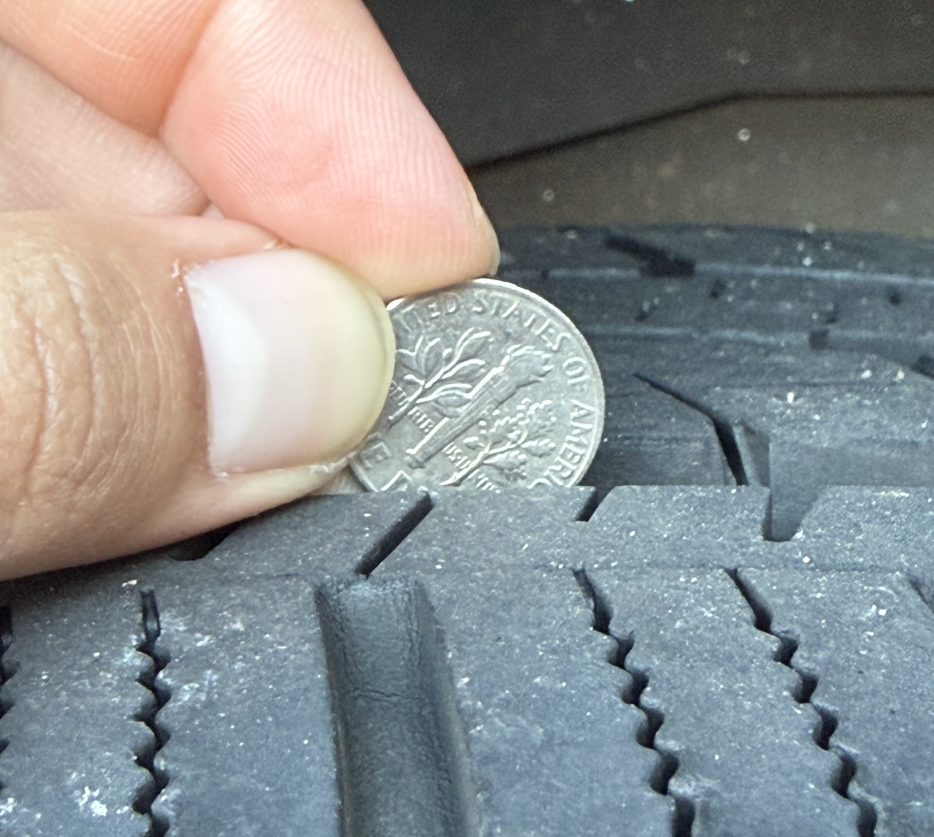
#> input picture Circle_Recognition/dime.jpeg, 2801 x 2510 px (shown at 1/3 size)
$ python circle1.py
#> lines starting #> are read from the running program, lines starting #| are printed output that depends on the picture
import matplotlib.pyplot as plt
import cv2 as cv
import numpy as np
import os

def houghCircleTransform():
    root = os.getcwd()
    #imgPath = os.path.join(root, 'keyring.jpeg')
    #imgPath = os.path.join(root, 'quarter.jpeg')
    imgPath = os.path.join(root, 'dime.jpeg')

    img = cv.imread(imgPath)
#> img is the input picture: shape (2510, 2801, 3); mean B, G, R 143.3, 143.5, 141.4
    imgRGB = cv.cvtColor(img, cv.COLOR_BGR2RGB)
    imgGray = cv.cvtColor(img, cv.COLOR_BGR2GRAY)
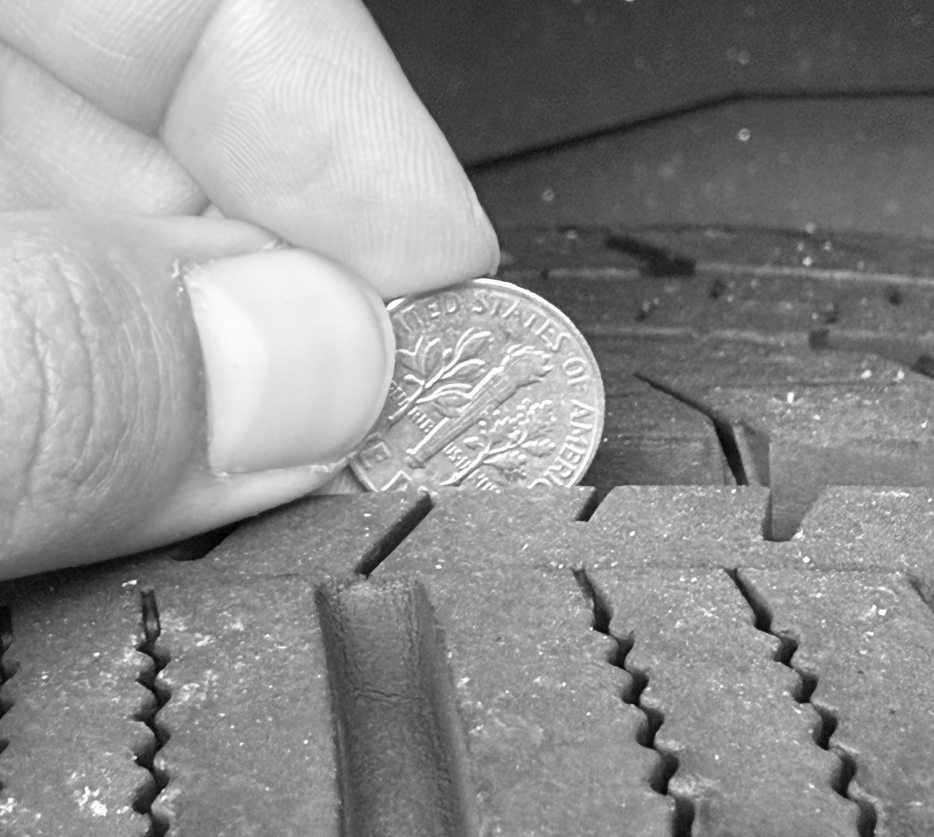
#> imgGray: shape (2510, 2801) (shown at 1/3 size); min 0, max 255, mean 142.8
    imgGray = cv.medianBlur(imgGray,21)

    # Tweaking parameters:
    # param1: Threshold for edge detectors. Increase --> Edge detection less sensitive and reduce noise
    # minDist: Set minimum distance between centerpoints of circles
    # dp: Resolution of search grid for detecting circles. dp = 1 more precise. dp = 2 faster and less sensitive to noise.
    # param2: Threshold for what gets considered a circle. Increase --> Fewer circles detected
    param1 = 300
    minDist = 100
    dp = 1
    param2 = 15
    minRadius = 250
    maxRadius = 400

    circles = cv.HoughCircles(imgGray, cv.HOUGH_GRADIENT, dp=dp, minDist=minDist, param1=param1,
    param2=param2, minRadius=minRadius, maxRadius=maxRadius)
#> circles = [[1430.5, 1223.5, 384.5], [1507.5, 1144.5, 274.9]]
    circles = np.uint16(np.around(circles))
#> circles = [[1430, 1224, 384], [1508, 1144, 275]]

    # Find center of image
    height, width = img.shape[:2]
#> height = 2510; width = 2801
    center_x = width // 2
#> center_x = 1400
    center_y = height // 2
#> center_y = 1255

    # Keep any hough circles that have a center this close to the center of the image
    keep_circles_inside_radius = 70
    cv.circle(imgRGB, (center_x, center_y),keep_circles_inside_radius,(200,0,0),3)

    # Draw upper and lower bounds for possible circles
    cv.circle(imgRGB, (center_x, center_y),minRadius,(200,200,0),10)
    cv.circle(imgRGB, (center_x, center_y),maxRadius,(200,200,0),10)

    # Draw circles that meet criteria
    for circle in circles[0,:]:
        if abs(center_x - circle[0]) < keep_circles_inside_radius and abs(center_y - circle[1]) < keep_circles_inside_radius:
            print(circle[0],circle[1],circle[2])
            cv.circle(imgRGB,(circle[0],circle[1]),circle[2],(0,0,255),10) # Circle
            cv.circle(imgRGB,(circle[0],circle[1]),1,(0,0,255),15) # Centerpoint
#> this loop made 2 passes
#| 1430 1224 384
        #cv.circle(imgRGB,(circle[0],circle[1]),circle[2],(0,0,255),10)


    plt.figure()
    plt.imshow(imgRGB)
    #plt.imshow(imgGray)
    plt.show()

if __name__ == "__main__":
    houghCircleTransform()


$ run again, with Circle_Recognition/keyring.jpeg copied over Circle_Recognition/dime.jpeg
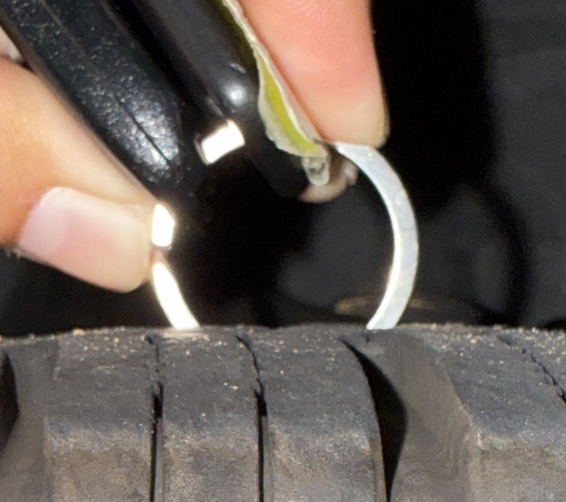
#> input picture Circle_Recognition/keyring.jpeg, 1132 x 1004 px (shown at 1/2 size)
#> in houghCircleTransform, img is the input picture: shape (1004, 1132, 3); mean B, G, R 82.4, 89, 98.5
#> in houghCircleTransform, `imgGray = cv.cvtColor(img, cv.COLOR_BGR2GRAY)`:
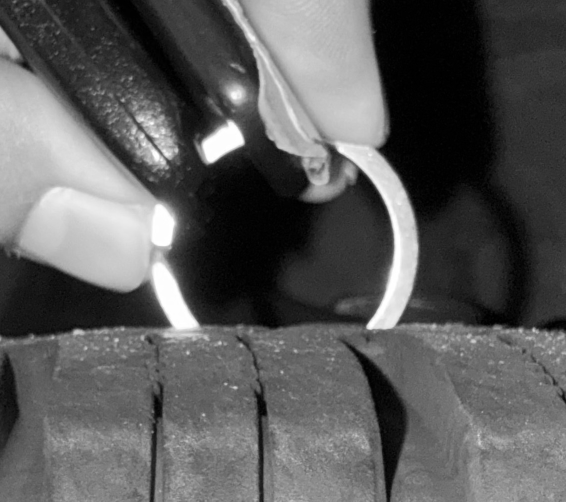
#> imgGray: shape (1004, 1132) (shown at 1/2 size); min 0, max 255, mean 91.1
#> in houghCircleTransform, `circles = cv.HoughCircles(imgGray, cv.HOUGH_GRADIENT, dp=dp, minDist=m..`: circles = [[558.5, 498.5, 276.7], [652.5, 462.5, 316], [457.5, 517.5, 332.8]]
#> in houghCircleTransform, `circles = np.uint16(np.around(circles))`: circles = [[558, 498, 277], [652, 462, 316], [458, 518, 333]]
#> the loop in houghCircleTransform, `for circle in circles[0,:]:` made 3 passes
#> (printed output is left out)
#> after the loop in houghCircleTransform, `for circle in circles[0,:]:`:
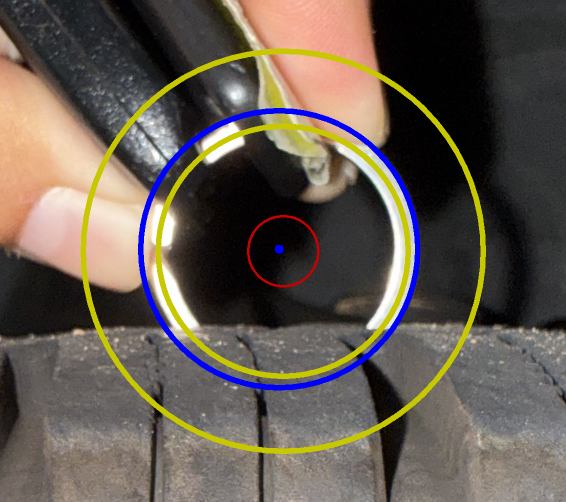
#> imgRGB: shape (1004, 1132, 3) (shown at 1/2 size); mean R, G, B 99.2, 89.9, 80.3

$ run again, with Circle_Recognition/quarter.jpeg copied over Circle_Recognition/dime.jpeg
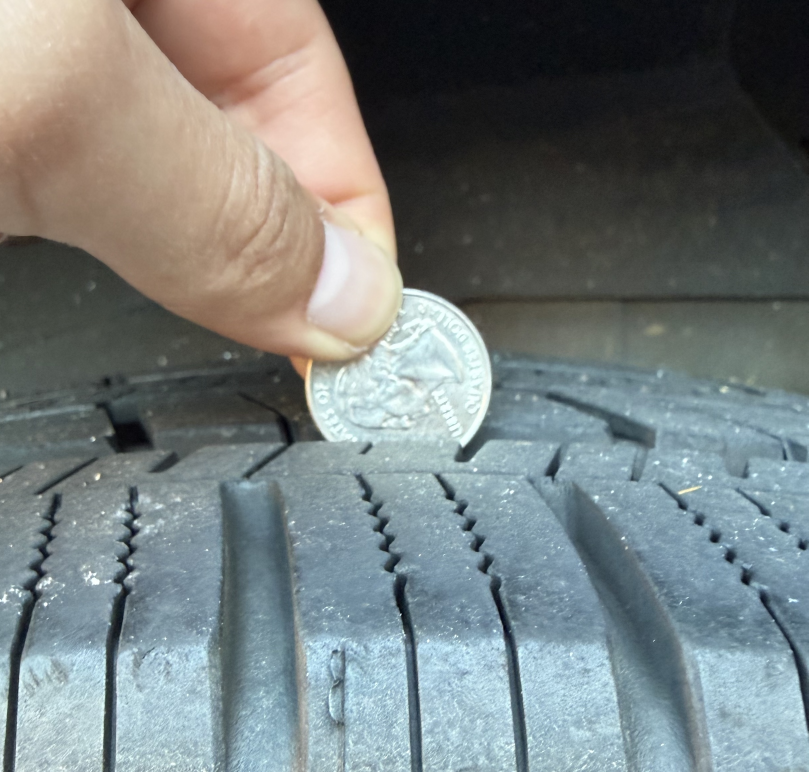
#> input picture Circle_Recognition/quarter.jpeg, 2425 x 2316 px (shown at 1/3 size)
#> in houghCircleTransform, img is the input picture: shape (2316, 2425, 3); mean B, G, R 126, 126.1, 118.6
#> in houghCircleTransform, `imgGray = cv.cvtColor(img, cv.COLOR_BGR2GRAY)`:
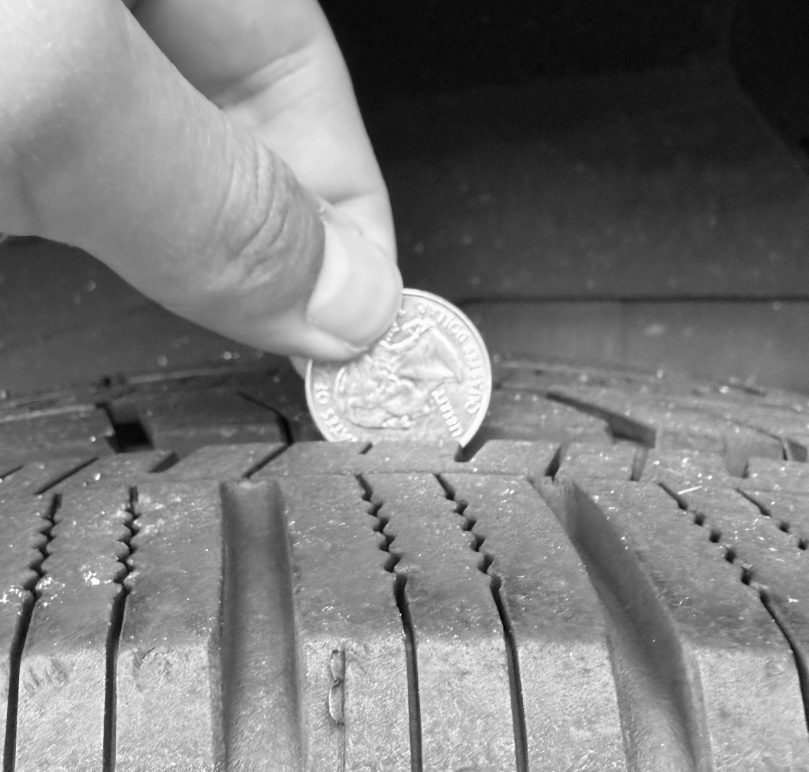
#> imgGray: shape (2316, 2425) (shown at 1/3 size); min 0, max 255, mean 123.8
#> in houghCircleTransform, `circles = cv.HoughCircles(imgGray, cv.HOUGH_GRADIENT, dp=dp, minDist=m..`: circles = [[1200.5, 1139.5, 275.1]]
#> in houghCircleTransform, `circles = np.uint16(np.around(circles))`: circles = [[1200, 1140, 275]]
#> the loop in houghCircleTransform, `for circle in circles[0,:]:` made 1 pass
#> (printed output is left out)

$ run again, with Circle_Recognition/quarter2.jpeg copied over Circle_Recognition/dime.jpeg
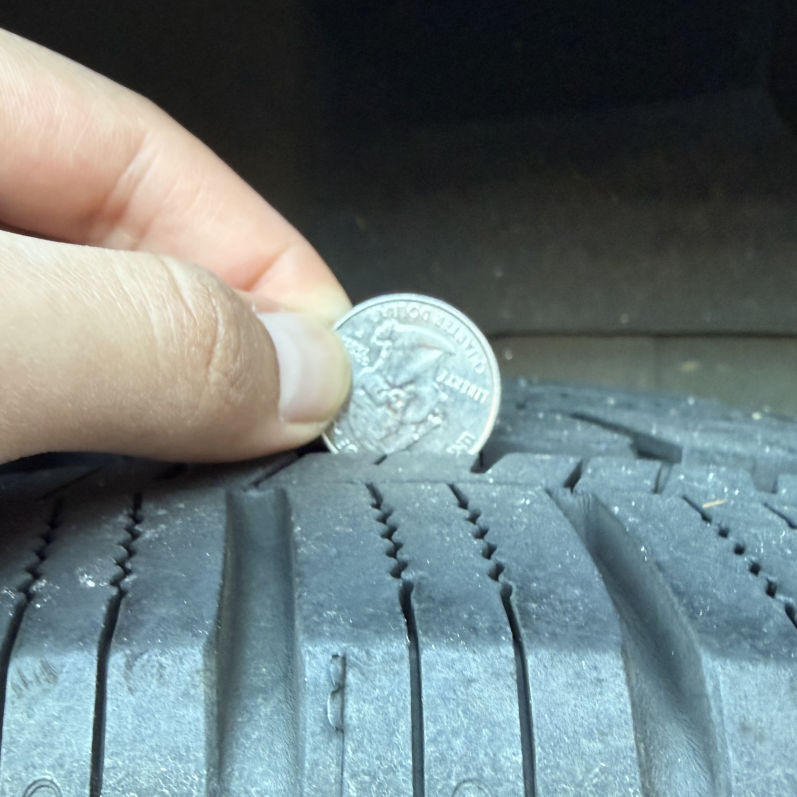
#> input picture Circle_Recognition/quarter2.jpeg, 2391 x 2390 px (shown at 1/3 size)
#> in houghCircleTransform, img is the input picture: shape (2390, 2391, 3); mean B, G, R 123.8, 122.3, 108.3
#> in houghCircleTransform, `imgGray = cv.cvtColor(img, cv.COLOR_BGR2GRAY)`:
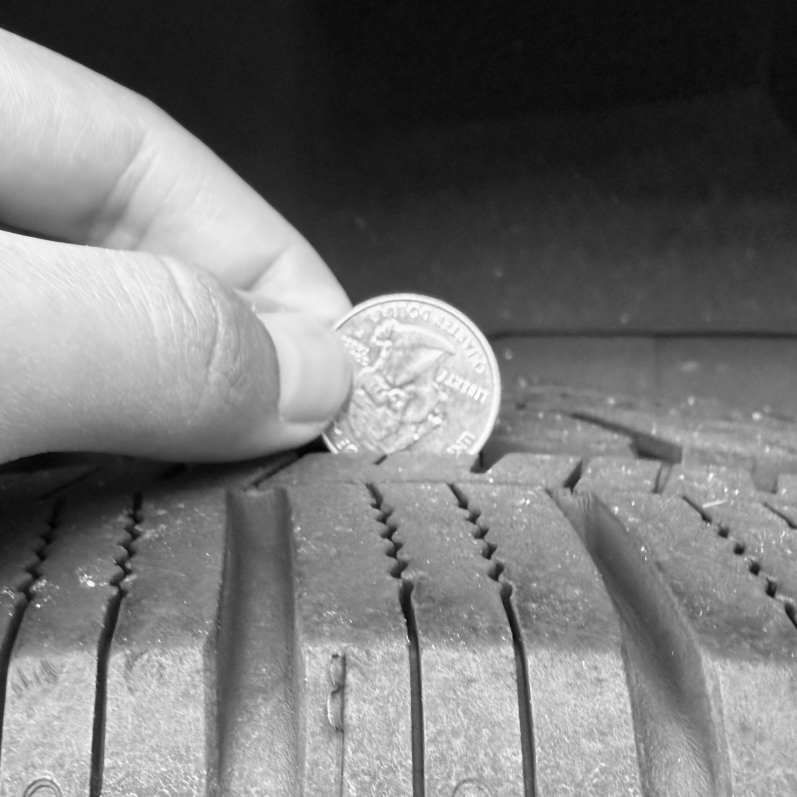
#> imgGray: shape (2390, 2391) (shown at 1/3 size); min 1, max 254, mean 118.3
#> in houghCircleTransform, `circles = cv.HoughCircles(imgGray, cv.HOUGH_GRADIENT, dp=dp, minDist=m..`: circles = [[1208.5, 1174.5, 295.6], [306.5, 516.5, 259.6]]
#> in houghCircleTransform, `circles = np.uint16(np.around(circles))`: circles = [[1208, 1174, 296], [306, 516, 260]]
#> the loop in houghCircleTransform, `for circle in circles[0,:]:` made 2 passes
#> (printed output is left out)
